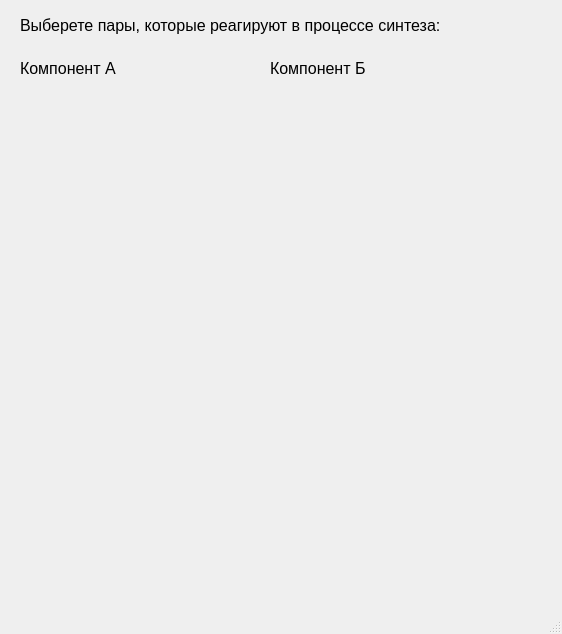
<?xml version="1.0" encoding="UTF-8"?>
<ui version="4.0">
 <class>MainWindow</class>
 <widget class="QMainWindow" name="MainWindow">
  <property name="geometry">
   <rect>
    <x>0</x>
    <y>0</y>
    <width>562</width>
    <height>634</height>
   </rect>
  </property>
  <property name="font">
   <font>
    <pointsize>12</pointsize>
   </font>
  </property>
  <property name="windowTitle">
   <string>MainWindow</string>
  </property>
  <widget class="QWidget" name="centralwidget">
   <widget class="QLabel" name="label">
    <property name="geometry">
     <rect>
      <x>20</x>
      <y>10</y>
      <width>441</width>
      <height>31</height>
     </rect>
    </property>
    <property name="text">
     <string>Выберете пары, которые реагируют в процессе синтеза:</string>
    </property>
   </widget>
   <widget class="QWidget" name="gridLayoutWidget">
    <property name="geometry">
     <rect>
      <x>20</x>
      <y>100</y>
      <width>221</width>
      <height>261</height>
     </rect>
    </property>
    <layout class="QGridLayout" name="gridLayout_a">
     <property name="sizeConstraint">
      <enum>QLayout::SetMinimumSize</enum>
     </property>
     <property name="horizontalSpacing">
      <number>5</number>
     </property>
     <property name="verticalSpacing">
      <number>10</number>
     </property>
    </layout>
   </widget>
   <widget class="QWidget" name="gridLayoutWidget_2">
    <property name="geometry">
     <rect>
      <x>270</x>
      <y>100</y>
      <width>231</width>
      <height>261</height>
     </rect>
    </property>
    <layout class="QGridLayout" name="gridLayout_b">
     <property name="sizeConstraint">
      <enum>QLayout::SetMinimumSize</enum>
     </property>
     <property name="horizontalSpacing">
      <number>5</number>
     </property>
     <property name="verticalSpacing">
      <number>10</number>
     </property>
    </layout>
   </widget>
   <widget class="QLabel" name="label_2">
    <property name="geometry">
     <rect>
      <x>20</x>
      <y>60</y>
      <width>161</width>
      <height>16</height>
     </rect>
    </property>
    <property name="text">
     <string>Компонент А</string>
    </property>
   </widget>
   <widget class="QLabel" name="label_3">
    <property name="geometry">
     <rect>
      <x>270</x>
      <y>60</y>
      <width>161</width>
      <height>16</height>
     </rect>
    </property>
    <property name="text">
     <string>Компонент Б</string>
    </property>
   </widget>
  </widget>
  <widget class="QStatusBar" name="statusbar"/>
 </widget>
 <resources/>
 <connections/>
</ui>
